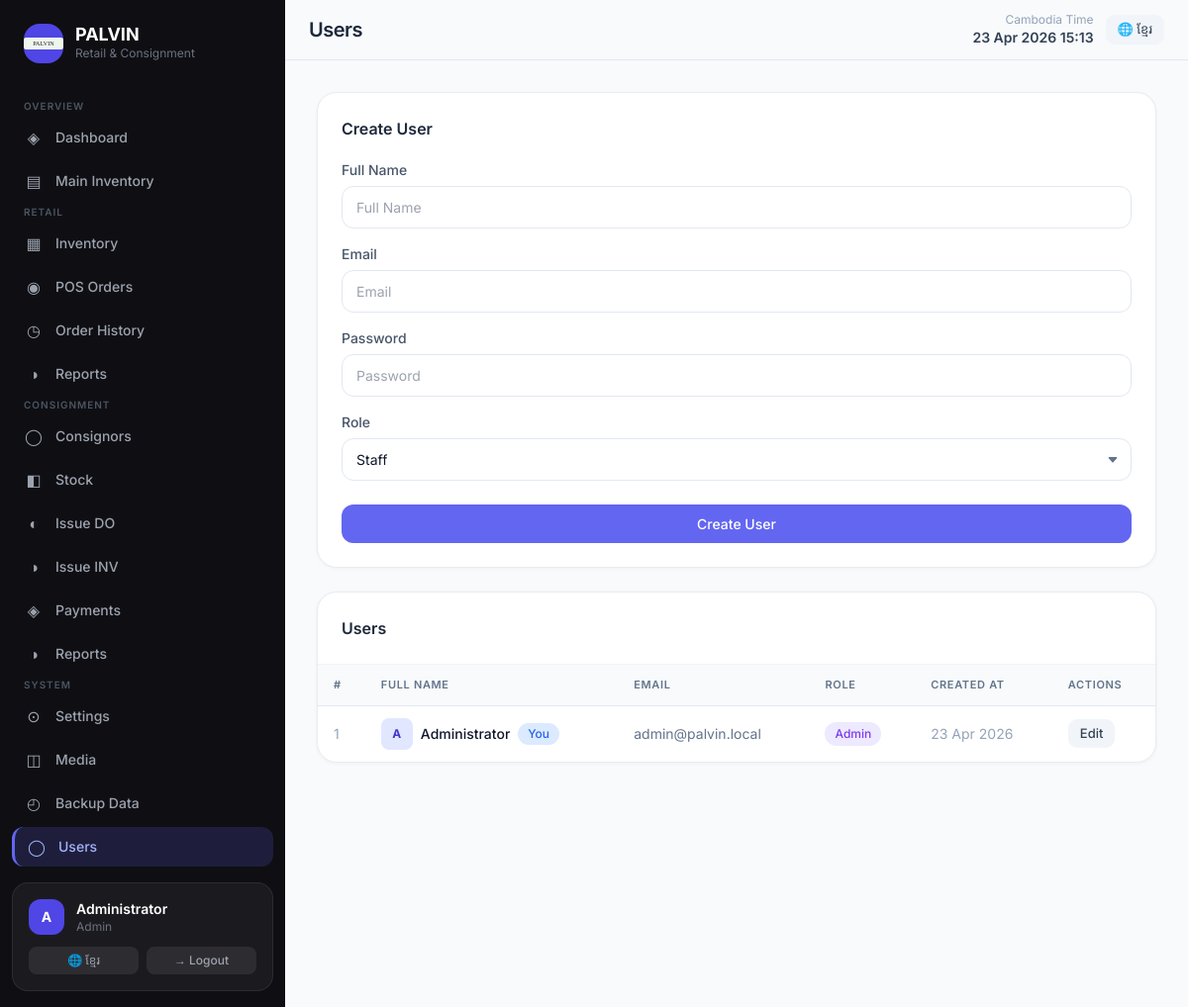
/users.php (signed in), run on the app's committed database.
### tables this page shows
CREATE TABLE users (
    id INT AUTO_INCREMENT PRIMARY KEY,
    full_name VARCHAR(120) NOT NULL,
    email VARCHAR(160) NOT NULL UNIQUE,
    password_hash VARCHAR(255) NOT NULL,
    role ENUM('admin','staff') NOT NULL DEFAULT 'staff',
    created_at DATETIME NULL
);

### includes/lang.php (called while the page is built, shortened)
<?php
if (!function_exists('get_lang')) {
function get_lang(): string {
    return $_SESSION['lang'] ?? 'en';
}}
if (!function_exists('t')) {
function t(string $key, array $replace = []): string {
    static $strings = null;
    if ($strings === null) {
        $lang = get_lang();
        $strings = lang_strings($lang);
    }
    $text = $strings[$key] ?? $key;
    return $text;
}}
if (!function_exists('lang_strings')) {
function lang_strings(string $lang): array {
    return $lang === 'km' ? $km : $en;
}}

### includes/functions.php (called while the page is built, shortened)
<?php
if (!function_exists('app_config')) {
function app_config(string $key, $default = null) {
    global $config;
    return $config[$key] ?? $default;
}}
if (!function_exists('e')) {
function e($value = null): string {
    return htmlspecialchars((string)$value, ENT_QUOTES, 'UTF-8');
}}
if (!function_exists('auth_user')) {
function auth_user(): ?array { return $_SESSION['user'] ?? null; }}
if (!function_exists('db_one')) {
function db_one(PDO $pdo, string $sql, array $params = []) {
    $stmt = $pdo->prepare($sql); $stmt->execute($params); return $stmt->fetch();
}}
if (!function_exists('db_all')) {
function db_all(PDO $pdo, string $sql, array $params = []): array {
    $stmt = $pdo->prepare($sql); $stmt->execute($params); return $stmt->fetchAll();
}}
if (!function_exists('setting')) {
function setting(PDO $pdo, string $key, ?string $default = ''): string {
    try {
        $row = db_one($pdo, 'SELECT setting_value FROM system_settings WHERE setting_key = ?', [$key]);
        return $row['setting_value'] ?? (string)$default;
    } catch (Throwable $e) {
        return (string)$default;
    }
}}
if (!function_exists('invoice_logo')) {
function invoice_logo(PDO $pdo): string {
    $logo = setting($pdo, 'invoice_logo', '');
    return $logo !== '' ? $logo : app_config('default_logo');
}}

### config/app.php (called while the page is built)
<?php
return [
    'app_name'             => getenv('PALVIN_APP_NAME')    ?: 'PALVIN Premium',
    'base_url'             => getenv('PALVIN_BASE_URL')    ?: 'https://app.palvinpavilion.com',
    'upload_dir'           => __DIR__ . '/../uploads',
    'default_logo'         => 'assets/img/default-logo.svg',
    'timezone'             => getenv('PALVIN_TIMEZONE')    ?: 'Asia/Phnom_Penh',
    'mysql_timezone_offset' => getenv('PALVIN_DB_TIMEZONE') ?: '+07:00',
];

### includes/bootstrap.php (called while the page is built, shortened)
<?php
$config = require __DIR__ . '/../config/app.php';
require_once __DIR__ . '/../config/db.php';
require_once __DIR__ . '/functions.php';
require_once __DIR__ . '/lang.php';

### users.php (the view, shortened to what this page needs)
<?php
require __DIR__ . '/includes/bootstrap.php';
$pageTitle = t('users');
$currentUser = auth_user();
$users = db_all($pdo, 'SELECT * FROM users ORDER BY id DESC');
$editUser = null;
require __DIR__ . '/includes/header.php';
?>
<div class="grid gap-6 xl:grid-cols-[380px,1fr]">
    <?php if (($currentUser['role'] ?? '') === 'admin'): ?>
    <div class="pvn-card p-6">
        <h3 class="font-semibold text-base mb-5 text-slate-800">
            <?= $editUser ? t('update_user') : t('create_user') ?>
        </h3>
        <form method="post" class="space-y-4">
            <div>
                <label class="block text-sm font-medium text-slate-600 mb-1.5"><?= t('full_name') ?></label>
                <input name="full_name" class="pvn-input" placeholder="<?= t('full_name') ?>" value="<?= e($editUser['full_name'] ?? '') ?>" required>
            </div>
            <div>
                <label class="block text-sm font-medium text-slate-600 mb-1.5"><?= t('email') ?></label>
                <input name="email" type="email" class="pvn-input" placeholder="<?= t('email') ?>" value="<?= e($editUser['email'] ?? '') ?>" required>
            </div>
            <div>
                <label class="block text-sm font-medium text-slate-600 mb-1.5"><?= t('password') ?> <?= $editUser ? '<span class="text-slate-400 font-normal">(leave blank to keep)</span>' : '' ?></label>
                <input name="password" type="password" class="pvn-input" placeholder="<?= t('password') ?>" <?= $editUser ? '' : 'required' ?>>
            </div>
            <div>
                <label class="block text-sm font-medium text-slate-600 mb-1.5"><?= t('role') ?></label>
                <select name="role" class="pvn-input pvn-select">
                    <option value="staff" <?= ($editUser['role'] ?? 'staff') === 'staff' ? 'selected' : '' ?>><?= t('staff') ?></option>
                </select>
            </div>
            <div class="flex gap-3 pt-2">
                <button type="submit" class="pvn-btn pvn-btn-primary flex-1 justify-center">
                    <?= $editUser ? t('update_user') : t('create_user') ?>
                </button>
            </div>
        </form>
    </div>
    <?php endif; ?>
    <div class="pvn-card overflow-hidden">
        <div class="p-6 border-b border-slate-100">
            <h3 class="font-semibold text-base text-slate-800"><?= t('users') ?></h3>
        </div>
        <div class="overflow-x-auto">
            <table class="pvn-table">
                <thead>
                    <tr>
                        <th>#</th>
                        <th><?= t('full_name') ?></th>
                        <th><?= t('email') ?></th>
                        <th><?= t('role') ?></th>
                        <th><?= t('created_at') ?></th>
                        <?php if (($currentUser['role'] ?? '') === 'admin'): ?><th><?= t('actions') ?></th><?php endif; ?>
                    </tr>
                </thead>
                <tbody>
                    <?php foreach ($users as $u): ?>
                    <tr>
                        <td class="text-slate-400 text-xs"><?= (int)$u['id'] ?></td>
                        <td>
                            <div class="flex items-center gap-2">
                                <div class="w-8 h-8 rounded-lg bg-indigo-100 flex items-center justify-center text-indigo-700 font-bold text-xs flex-shrink-0">
                                    <?= e(strtoupper(substr($u['full_name'], 0, 1))) ?>
                                </div>
                                <span class="font-medium"><?= e($u['full_name']) ?></span>
                                <?php if ((int)$u['id'] === (int)($currentUser['id'] ?? 0)): ?>
                                <span class="pvn-badge pvn-badge-blue text-xs">You</span>
                                <?php endif; ?>
                            </div>
                        </td>
                        <td class="text-slate-500"><?= e($u['email']) ?></td>
                        <td>
                            <span class="pvn-badge <?= $u['role'] === 'admin' ? 'pvn-badge-purple' : 'pvn-badge-blue' ?>">
                                <?= e(ucfirst($u['role'])) ?>
                            </span>
                        </td>
                        <td class="text-slate-400 text-xs"><?= $u['created_at'] ? date('d M Y', strtotime($u['created_at'])) : '—' ?></td>
                        <?php if (($currentUser['role'] ?? '') === 'admin'): ?>
                        <td>
                            <div class="flex items-center gap-2">
                                <a href="users.php?edit=<?= (int)$u['id'] ?>" class="pvn-btn pvn-btn-secondary pvn-btn-sm"><?= t('edit') ?></a>
                            </div>
                        </td>
                        <?php endif; ?>
                    </tr>
                    <?php endforeach; ?>
                </tbody>
            </table>
        </div>
    </div>
</div>
<?php require __DIR__ . '/includes/footer.php'; ?>

### includes/header.php (shortened to what this page needs)
<?php
require_once __DIR__ . '/auth.php';
$pageTitle = $pageTitle ?? 'PALVIN Premium';
$user = auth_user();
$current = basename($_SERVER['PHP_SELF'] ?? 'dashboard.php');
$lang = get_lang();
$langSwitchEnabled = isset($pdo) ? (setting($pdo, 'language_switch_enabled', '1') === '1') : true;
$customCss = isset($pdo) ? setting($pdo, 'custom_css', '') : '';
$groups = [
    ['title' => t('nav_overview'), 'icon' => '⊞', 'items' => [
        'dashboard.php'    => ['label' => t('nav_dashboard'),  'icon' => '◈'],
        'main_inventory.php' => ['label' => t('nav_main_inv'), 'icon' => '▤'],
    ]],
    ['title' => t('nav_retail'), 'icon' => '◎', 'items' => [
        'retail_inventory.php' => ['label' => t('nav_retail_inv'), 'icon' => '▦'],
        'retail_orders.php'    => ['label' => t('nav_pos'),        'icon' => '◉'],
        'retail_history.php'   => ['label' => t('nav_order_hist'), 'icon' => '◷'],
        'retail_reports.php'   => ['label' => t('nav_reports'),    'icon' => '◑'],
    ]],
    ['title' => t('nav_consignment'), 'icon' => '◫', 'items' => [
        'consignment_consignors.php'     => ['label' => t('nav_consignors'), 'icon' => '◯'],
        'consignment_main_inventory.php' => ['label' => t('nav_stock'),      'icon' => '◧'],
        'consignment_assign.php'         => ['label' => t('nav_issue_do'),   'icon' => '◐'],
        'consignment_inventory.php'      => ['label' => t('nav_issue_inv'),  'icon' => '◑'],
        'consignment_payments.php'       => ['label' => t('nav_payments'),   'icon' => '◈'],
        'consignment_reports.php'        => ['label' => t('nav_reports'),    'icon' => '◑'],
    ]],
    ['title' => t('nav_system'), 'icon' => '◎', 'items' => [
        'settings.php' => ['label' => t('nav_settings'), 'icon' => '⊙'],
        'media.php'    => ['label' => t('nav_media'),    'icon' => '◫'],
        'backup.php'   => ['label' => t('nav_backup'),   'icon' => '◴'],
        'users.php'    => ['label' => t('nav_users'),    'icon' => '◯'],
    ]],
];
?>
<!doctype html>
<html lang="<?= $lang === 'km' ? 'km' : 'en' ?>">
<head>
    <script src="https://cdn.tailwindcss.com"></script>
</head>
<body class="min-h-screen bg-slate-50 text-slate-900" x-data>
<div class="flex min-h-screen">
    <aside id="main-sidebar" class="w-72 flex flex-col no-print" style="background: var(--sidebar-bg); color: #e2e8f0; overflow-y: auto; flex-shrink: 0;">
        <div class="p-6 pb-4">
            <div class="flex items-center gap-3">
                <?php $logoSrc = isset($pdo) ? invoice_logo($pdo) : app_config('default_logo'); ?>
                <div class="w-10 h-10 rounded-2xl overflow-hidden bg-indigo-600 flex items-center justify-center flex-shrink-0">
                    <img src="<?= e($logoSrc) ?>" alt="Logo" class="w-full h-full object-contain" onerror="this.style.display='none';this.parentElement.innerHTML='<span style=\'color:#fff;font-weight:700;font-size:18px\'>P</span>'">
                </div>
                <div>
                    <div class="font-bold text-lg leading-none text-white">PALVIN</div>
                    <div class="text-xs mt-0.5" style="color:#6b7280;">Retail &amp; Consignment</div>
                </div>
            </div>
        </div>
        <nav class="flex-1 px-3 pb-4 space-y-1">
            <?php foreach ($groups as $group): ?>
            <div class="mt-5 mb-1 px-3 text-[10px] font-semibold uppercase tracking-widest" style="color:#4b5563;"><?= e($group['title']) ?></div>
            <?php foreach ($group['items'] as $link => $info): ?>
            <a href="<?= e($link) ?>" class="flex items-center gap-3 px-3 py-2.5 rounded-xl text-sm font-medium transition-all duration-150 <?= $current === $link ? 'nav-active-item text-indigo-300' : '' ?>" style="<?= $current !== $link ? 'color:#9ca3af;' : '' ?>" onmouseover="if(!this.classList.contains('nav-active-item')) this.style.background='var(--sidebar-hover)'; this.style.color='#e2e8f0';" onmouseout="if(!this.classList.contains('nav-active-item')) {this.style.background=''; this.style.color='#9ca3af';}">
                <span class="text-base leading-none w-5 text-center flex-shrink-0"><?= $info['icon'] ?></span>
                <span><?= e($info['label']) ?></span>
            </a>
            <?php endforeach; ?>
            <?php endforeach; ?>
        </nav>
        <div class="p-4 mx-3 mb-4 rounded-2xl" style="background:rgba(255,255,255,0.05); border:1px solid rgba(255,255,255,0.08);">
            <div class="flex items-center gap-3">
                <div class="w-9 h-9 rounded-xl bg-indigo-600 flex items-center justify-center text-white font-bold text-sm flex-shrink-0">
                    <?= e(strtoupper(substr($user['full_name'] ?? 'U', 0, 1))) ?>
                </div>
                <div class="flex-1 min-w-0">
                    <div class="font-semibold text-sm text-white truncate"><?= e($user['full_name'] ?? 'User') ?></div>
                    <div class="text-xs" style="color:#6b7280;"><?= e(ucfirst($user['role'] ?? '')) ?></div>
                </div>
            </div>
            <div class="mt-3 flex gap-2">
                <?php $otherLang = $lang === 'km' ? 'en' : 'km'; $langLabel = $lang === 'km' ? 'English' : 'ខ្មែរ'; ?>
                <?php if ($langSwitchEnabled): ?>
                <a href="?lang=<?= $otherLang ?>" class="flex-1 text-center py-1.5 rounded-lg text-xs font-medium transition" style="background:rgba(255,255,255,0.08);color:#9ca3af;" onmouseover="this.style.background='rgba(255,255,255,0.15)'" onmouseout="this.style.background='rgba(255,255,255,0.08)'">
                    🌐 <?= $langLabel ?>
                </a>
                <?php endif; ?>
                <a href="logout.php" class="flex-1 text-center py-1.5 rounded-lg text-xs font-medium transition" style="background:rgba(255,255,255,0.08);color:#9ca3af;" onmouseover="this.style.background='rgba(220,38,38,0.2)';this.style.color='#fca5a5'" onmouseout="this.style.background='rgba(255,255,255,0.08)';this.style.color='#9ca3af'">
                    → <?= t('logout') ?>
                </a>
            </div>
        </div>
    </aside>
    <div class="flex-1 flex flex-col min-w-0">
        <header class="sticky top-0 z-30 no-print" style="background:rgba(248,250,252,0.92); backdrop-filter:blur(12px); border-bottom:1px solid #e2e8f0;">
            <div class="flex items-center gap-4 px-6 py-3">
                <div class="flex-1">
                    <h2 class="text-xl font-semibold tracking-tight text-slate-800"><?= e($pageTitle) ?></h2>
                </div>
                <div class="flex items-center gap-3">
                    <div class="hidden sm:block text-right">
                        <div class="text-xs text-slate-400"><?= t('cambodia_time') ?></div>
                        <div class="text-sm font-semibold text-slate-700" id="live-clock"><?= date('d M Y H:i') ?></div>
                    </div>
                    <?php if ($langSwitchEnabled): ?>
                    <a href="?lang=<?= $otherLang ?>" class="pvn-btn pvn-btn-secondary pvn-btn-sm hidden md:inline-flex">
                        🌐 <?= $langLabel ?>
                    </a>
                    <?php endif; ?>
                </div>
            </div>
        </header>
        <main class="flex-1 p-5 md:p-8 overflow-x-hidden">

### data on the page
users: full_name "A", full_name "Administrator", role "Admin", id "1", shows "You", email "admin@palvin.local", created_at "23 Apr 2026"

### other printed values
$group['title'] "OVERVIEW"
$info['icon'] "◈"
$info['label'] "Dashboard"
$info['icon'] "▤"
$info['label'] "Main Inventory"
$group['title'] "RETAIL"
$info['icon'] "▦"
$info['label'] "Inventory"
$info['icon'] "◉"
$info['label'] "POS Orders"
$info['icon'] "◷"
$info['label'] "Order History"
$info['icon'] "◑"
$info['label'] "Reports"
$group['title'] "CONSIGNMENT"
